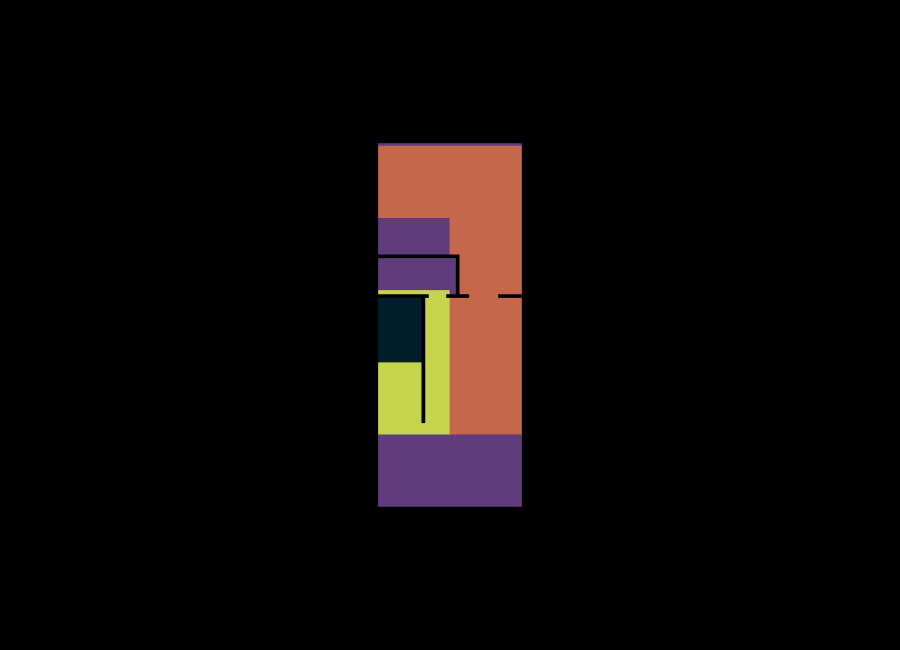
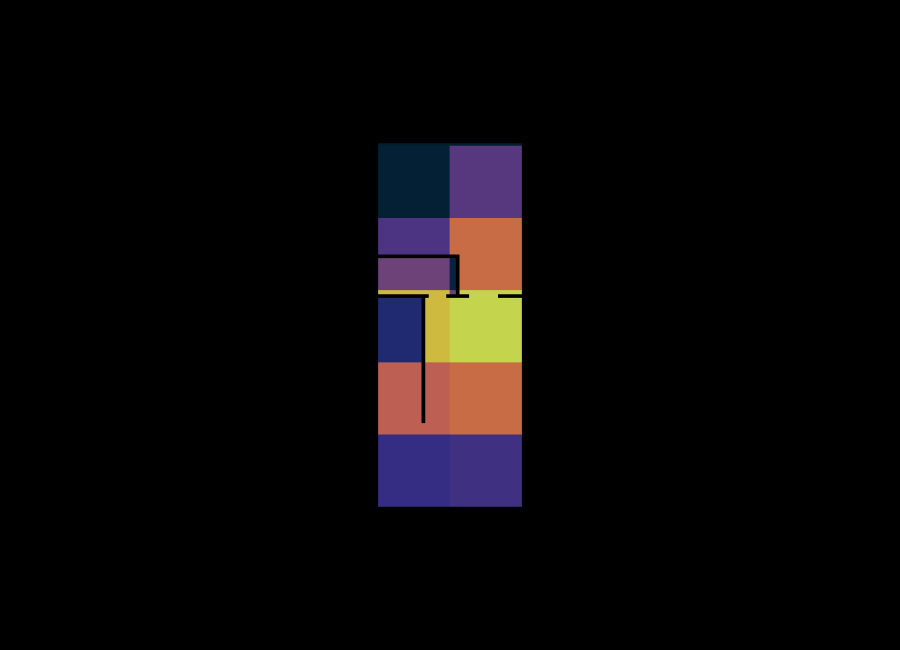
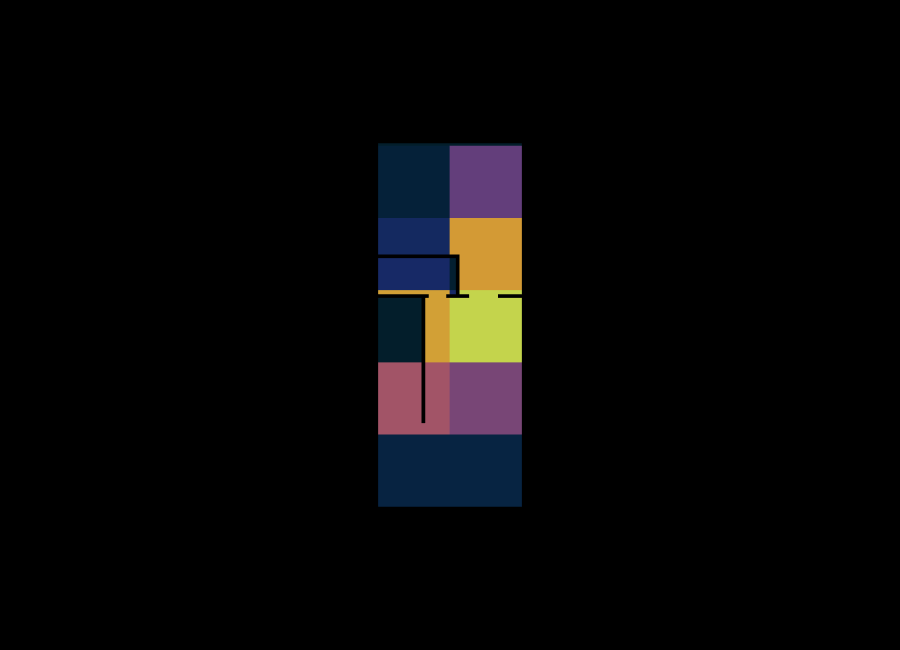

Source (notebook cell) for these figures, in order:
### Markdown cell above
## Grid and Shell Construction

This follows the S03-06 / S03-07 pattern: create a clipped grid from the bounding rectangle, slice the floor face, and label each face so graph metrics can be transferred back to the geometry.

### Code cell
def reset_dictionaries(shell):
    faces = Topology.Faces(shell) or []
    for face in faces:
        dictionary = Topology.Dictionary(face)
        for key in Dictionary.Keys(dictionary) or []:
            if key != "face_id":
                dictionary = Dictionary.RemoveKey(dictionary, key)
        _ = Topology.SetDictionary(face, dictionary)


def transfer_dicts_by_key(topologies, selectors, key):
    topology_lookup = {}
    for topology in topologies or []:
        dictionary = Topology.Dictionary(topology)
        value = Dictionary.ValueAtKey(dictionary, key, None)
        if value is not None:
            topology_lookup[str(value)] = topology

    for selector in selectors or []:
        dictionary = Topology.Dictionary(selector)
        value = Dictionary.ValueAtKey(dictionary, key, None)
        if value is not None and str(value) in topology_lookup:
            _ = Topology.SetDictionary(topology_lookup[str(value)], dictionary)


def vertices_to_frame(vertices, key_fields):
    records = []
    for vertex in vertices or []:
        dictionary = Topology.Dictionary(vertex)
        record = {
            "x": round(Vertex.X(vertex), 3),
            "y": round(Vertex.Y(vertex), 3),
            "z": round(Vertex.Z(vertex), 3),
        }
        for key in key_fields:
            record[key] = Dictionary.ValueAtKey(dictionary, key, None)
        records.append(record)
    return pd.DataFrame(records)

graph_vertices = Graph.Vertices(analysis_graph) or []
degree_values = Graph.DegreeCentrality(analysis_graph, normalize=True)
closeness_values = Graph.ClosenessCentrality(analysis_graph)
betweenness_values = Graph.BetweennessCentrality(analysis_graph, normalize=True)

degree_min = min(degree_values)
degree_max = max(degree_values)
closeness_min = min(closeness_values)
closeness_max = max(closeness_values)
betweenness_min = min(betweenness_values)
betweenness_max = max(betweenness_values)

for vertex, value in zip(graph_vertices, degree_values):
    dictionary = Topology.Dictionary(vertex)
    color = Color.AnyToHex(Color.ByValueInRange(value, minValue=degree_min, maxValue=degree_max, colorScale="thermal"))
    dictionary = Dictionary.SetValueAtKey(dictionary, "degree_centrality", value)
    dictionary = Dictionary.SetValueAtKey(dictionary, "dc_color", color)
    _ = Topology.SetDictionary(vertex, dictionary)
degree_frame = vertices_to_frame(graph_vertices, ["face_id", "degree_centrality", "dc_color"])
reset_dictionaries(shell)
_ = transfer_dicts_by_key(faces, graph_vertices, "face_id")
print("Top degree-centrality faces:")
display(degree_frame.sort_values("degree_centrality", ascending=False).head(10))
Topology.Show(
    faces,
    faceColorKey="dc_color",
    faceOpacity=1,
    showEdges=False,
    showVertices=False,
    camera=[0, 0, 6],
    backgroundColor="black",
    width=900,
    height=650,
    renderer=renderer,
)

for vertex, value in zip(graph_vertices, closeness_values):
    dictionary = Topology.Dictionary(vertex)
    color = Color.AnyToHex(Color.ByValueInRange(value, minValue=closeness_min, maxValue=closeness_max, colorScale="thermal"))
    dictionary = Dictionary.SetValueAtKey(dictionary, "closeness_centrality", value)
    dictionary = Dictionary.SetValueAtKey(dictionary, "cc_color", color)
    _ = Topology.SetDictionary(vertex, dictionary)
closeness_frame = vertices_to_frame(graph_vertices, ["face_id", "closeness_centrality", "cc_color"])
reset_dictionaries(shell)
_ = transfer_dicts_by_key(faces, graph_vertices, "face_id")
print("Top closeness-centrality faces:")
display(closeness_frame.sort_values("closeness_centrality", ascending=False).head(10))
Topology.Show(
    faces,
    faceColorKey="cc_color",
    faceOpacity=1,
    showEdges=False,
    showVertices=False,
    camera=[0, 0, 6],
    backgroundColor="black",
    width=900,
    height=650,
    renderer=renderer,
)

for vertex, value in zip(graph_vertices, betweenness_values):
    dictionary = Topology.Dictionary(vertex)
    color = Color.AnyToHex(Color.ByValueInRange(value, minValue=betweenness_min, maxValue=betweenness_max, colorScale="thermal"))
    dictionary = Dictionary.SetValueAtKey(dictionary, "betweenness_centrality", value)
    dictionary = Dictionary.SetValueAtKey(dictionary, "bc_color", color)
    _ = Topology.SetDictionary(vertex, dictionary)
betweenness_frame = vertices_to_frame(graph_vertices, ["face_id", "betweenness_centrality", "bc_color"])
reset_dictionaries(shell)
_ = transfer_dicts_by_key(faces, graph_vertices, "face_id")
print("Top betweenness-centrality faces:")
display(betweenness_frame.sort_values("betweenness_centrality", ascending=False).head(10))
Topology.Show(
    faces,
    faceColorKey="bc_color",
    faceOpacity=1,
    showEdges=False,
    showVertices=False,
    camera=[0, 0, 6],
    backgroundColor="black",
    width=900,
    height=650,
    renderer=renderer,
)
